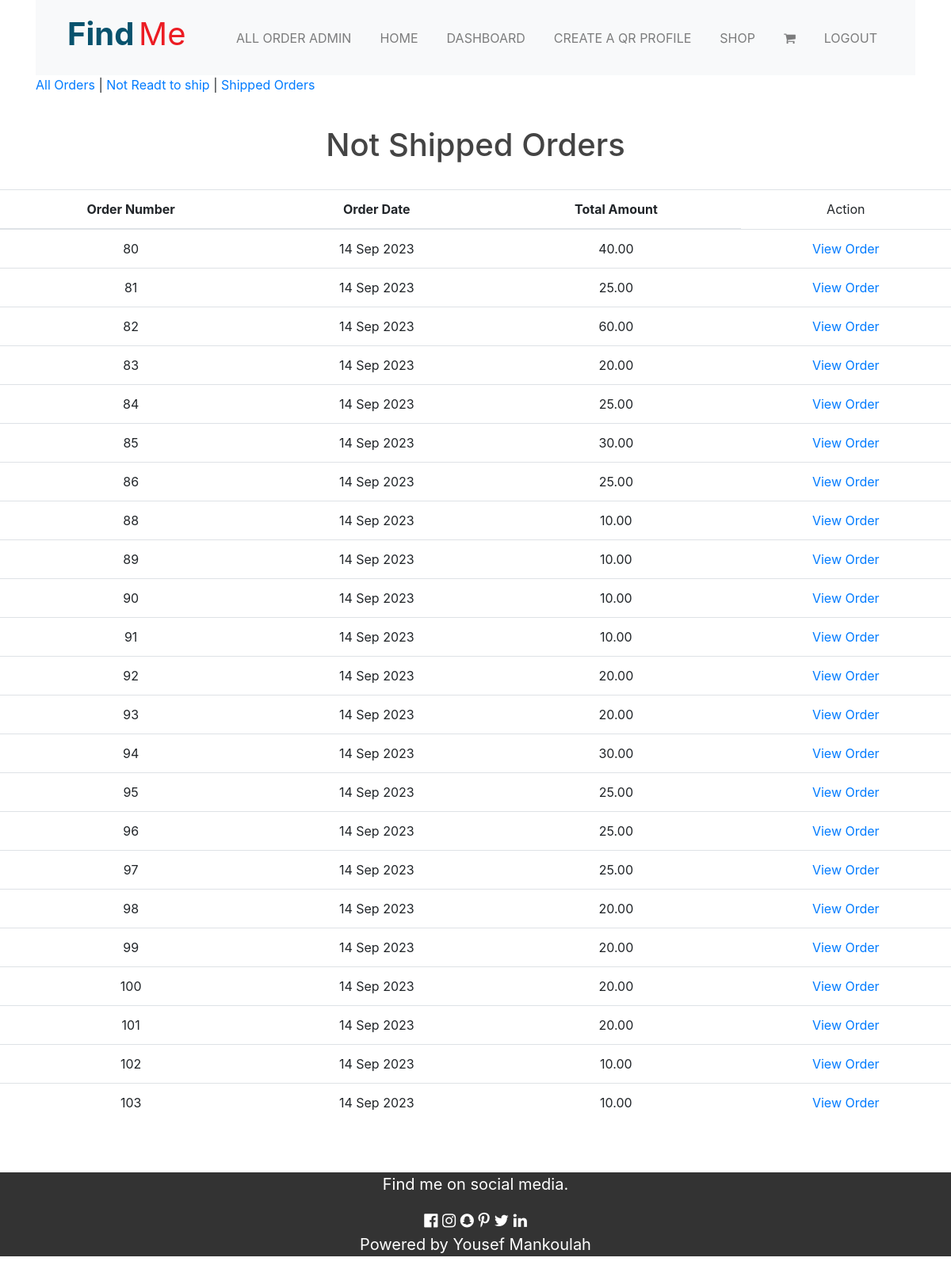
Before: /order/shippedOrderHistory/ (signed in) with the older database file.
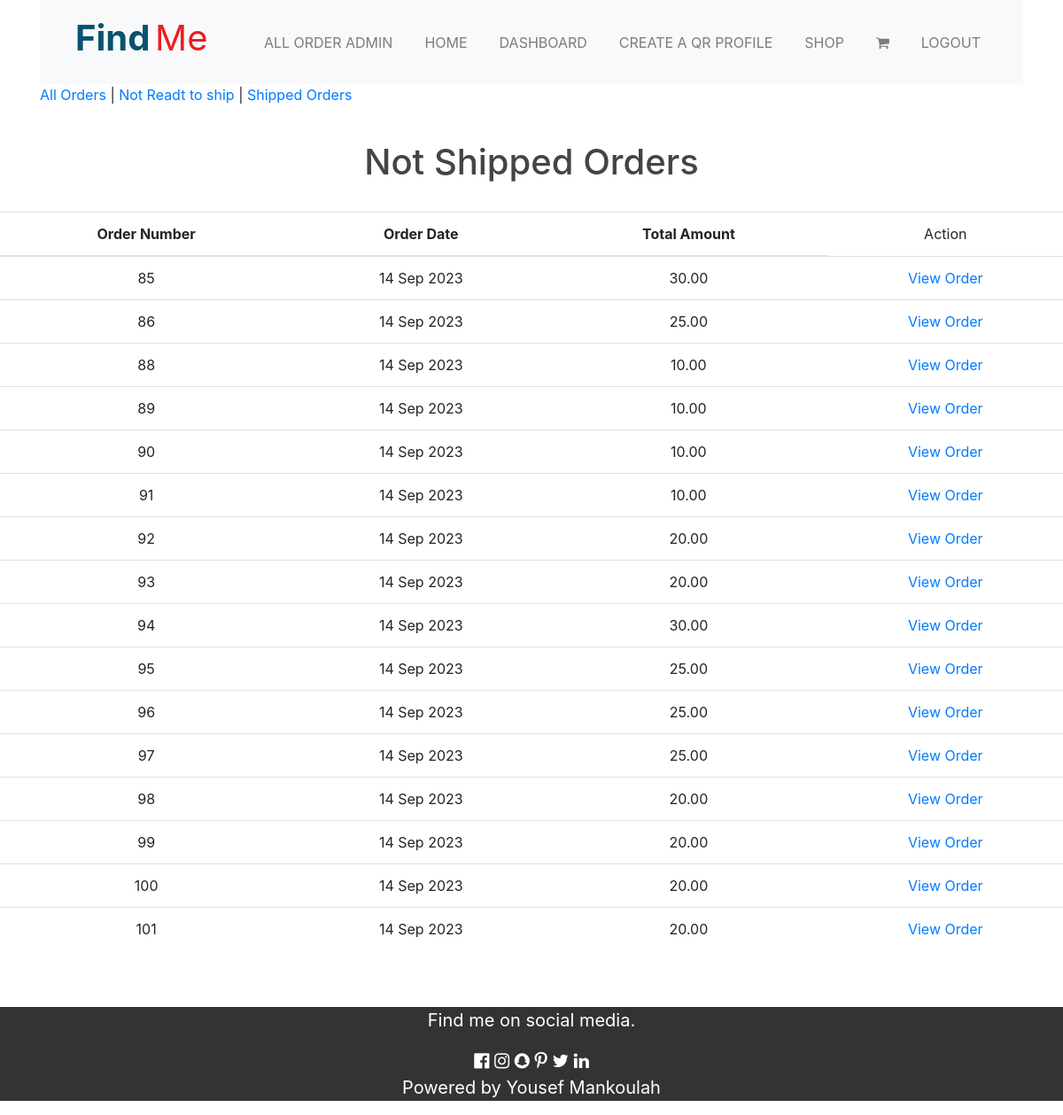
After: the same page with the newer database file.
### order/models.py (models this page shows, shortened)
class Order(models.Model):
    token = models.CharField(max_length=250, blank=True)
    total = models.DecimalField(max_digits=10, decimal_places=2, verbose_name='USD Order Total')
    emailAddress = models.EmailField(max_length=250, blank=True, verbose_name='Email Address')
    created = models.DateTimeField(auto_now_add=True)
    billingName = models.CharField(max_length=250, blank=True)
    billingAddress1 = models.CharField(max_length=250, blank=True)
    billingCity = models.CharField(max_length=250, blank=True)
    billingPostcode = models.CharField(max_length=10, blank=True)
    billingCountry = models.CharField(max_length=200, blank=True)
    shippingName = models.CharField(max_length=250, blank=True)
    shippingAddress1 = models.CharField(max_length=250, blank=True)
    shippingCity = models.CharField(max_length=250, blank=True)
    shippingPostcode = models.CharField(max_length=10, blank=True)
    shippingCountry = models.CharField(max_length=200, blank=True)
    ready_to_ship = models.BooleanField(default=False, blank=True, null=True)
    ship = models.BooleanField(default=False, blank=True, null=True)
    class Meta:
        db_table = 'Order'
        ordering = ['-created']

### order/views.py (the view)
# urls.py: path('shippedOrderHistory/', views.shippedOrderHistory, name="shippedOrderHistory"),
@login_required()
def shippedOrderHistory(request):
    if request.user.is_superuser:
        order_details = Order.objects.filter(ship= False).order_by('id').values()
    else:
        return HttpResponse("<h1>You are not welcoming here</h1>")
    return render(request, 'order/shipOrder.html', {'order_details': order_details})

### order/templates/order/shipOrder.html
{% extends "base.html" %}
{% load static %}
{% block content %}
{% if request.user.is_superuser %}
<div class="mx-auto container">
    <p><a href="{% url 'allOrderHistory' %}">All Orders</a> | <a href="{% url 'NotReadyOrderHistory' %}">Not Readt to ship</a> | <a href="{% url 'shippedOrderHistory' %}">Shipped Orders</a></p>
</div>
    <div>
        <div class="text-center"><br>
            <h1 class="text-center my-title">
                Not Shipped Orders
            </h1><br>
            {% if order_details %}
            <table class="table table-stripped">
                <thead>
                <tr>
                    <th>Order Number</th>
                    <th>Order Date</th>
                    <th>Total Amount</th>
                    <td>Action</td>
                </tr>
                </thead>
                <tbody>
                    {% for order in order_details %}
                        <tr>
                            <td>{{order.id}}</td>
                            <td>{{ order.created|date:"d M Y" }}</td>
                            <td>{{order.total}}</td>
                            <td><a href="{% url 'order_detail' order.id %}">View Order</a></td>
                        </tr>
                    {% endfor %}
                </tbody>
            </table>
            {% else %}
                <p>All The orders are shipped <br><br></p>
            {% endif %}
        </div>
    </div>
<br><br>
{% endif %}
{% endblock %}

Changed rows visible on the page:
no longer on this page (row edited): Order: id "80", created "14 Sep 2023", total "40.00"
no longer on this page (row edited): Order: id "81", created "14 Sep 2023", total "25.00"
no longer on this page (row edited): Order: id "82", created "14 Sep 2023", total "60.00"
no longer on this page (row edited): Order: id "83", created "14 Sep 2023", total "20.00"
no longer on this page (row edited): Order: id "84", created "14 Sep 2023", total "25.00"
removed Order: id "102", created "14 Sep 2023", total "10.00"
no longer on this page (row edited): Order: id "103", created "14 Sep 2023", total "10.00"
